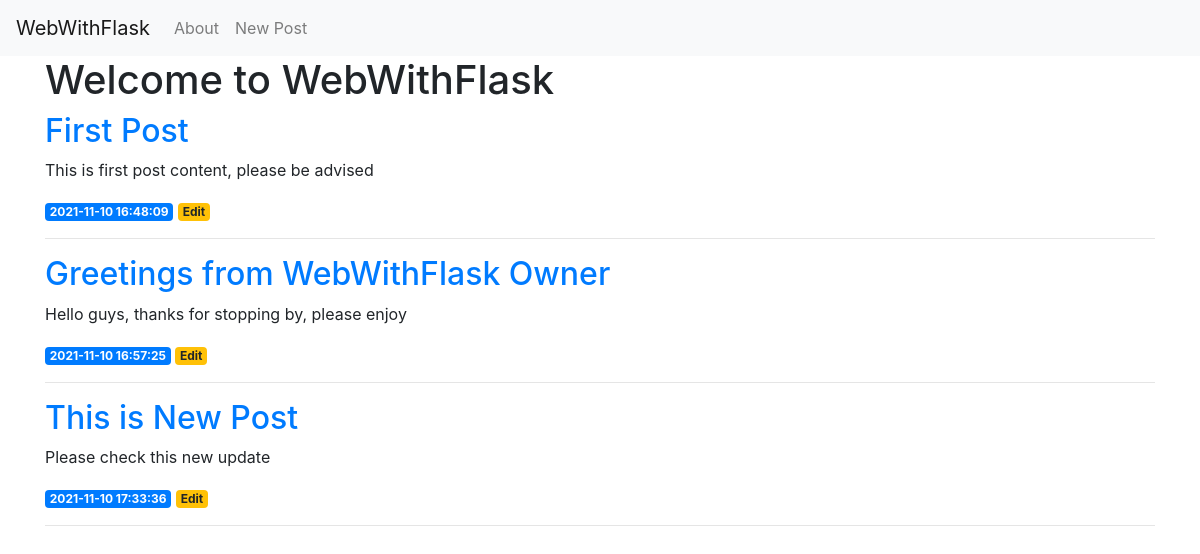
The page / on the database its author committed.
### tables this page shows
CREATE TABLE posts (
    id INTEGER PRIMARY KEY AUTOINCREMENT,
    created TIMESTAMP NOT NULL DEFAULT CURRENT_TIMESTAMP,
    title TEXT NOT NULL,
    content TEXT NOT NULL
);

### app.py (the view)
@app.route('/')
def index():
    conn = get_db_connection()
    posts = conn.execute('SELECT * FROM posts').fetchall()
    conn.close()
    return render_template('index.html', posts=posts)

### app.py (called while the page is built)
def get_db_connection():
    conn = sqlite3.connect('database.db')
    conn.row_factory = sqlite3.Row
    return conn

### templates/index.html
{% extends 'base.html' %}
{% block content %}
    <h1>{% block title %} Welcome to WebWithFlask {% endblock %}</h1>
    {% for post in posts %}
        <a href="{{ url_for('post', post_id=post['id']) }}">
            <h2>{{ post['title'] }}</h2>
        </a>
        <p>{{ post['content'] }}</p>
        <span class="badge badge-primary">{{ post['created'] }}</span>
        <a href="{{ url_for('edit', id=post['id']) }}">
            <span class="badge badge-warning">Edit</span>
        </a>
        <hr>
    {% endfor %}
{% endblock %}

### templates/base.html (shortened to what this page needs)
<!DOCTYPE html>
<html lang="en">
<head>
    <link rel="stylesheet" href="https://stackpath.bootstrapcdn.com/bootstrap/4.3.1/css/bootstrap.min.css">
</head>
<body>
    <nav class="navbar navbar-expand-md navbar-light bg-light">
        <a class="navbar-brand" href="{{ url_for('index')}}">WebWithFlask</a>
        <div class="collapse navbar-collapse" id="navbarNav">
            <ul class="navbar-nav">
            <li class="nav-item">
                <a class="nav-link" href="#">About</a>
            </li>
            <li class="nav-item">
                <a class="nav-link" href="{{url_for('create')}}">New Post</a>
            </li>
            </ul>
        </div>
    </nav>
    <div class="container">
        {% block content %} {% endblock %}
    </div>
  </body>
</html>

### rows shown on the page
posts: title "First Post", content "This is first post content, please be advised", created "2021-11-10 16:48:09"
posts: title "Greetings from WebWithFlask Owner", content "Hello guys, thanks for stopping by, please enjoy", created "2021-11-10 16:57:25"
posts: title "This is New Post", content "Please check this new update", created "2021-11-10 17:33:36"
